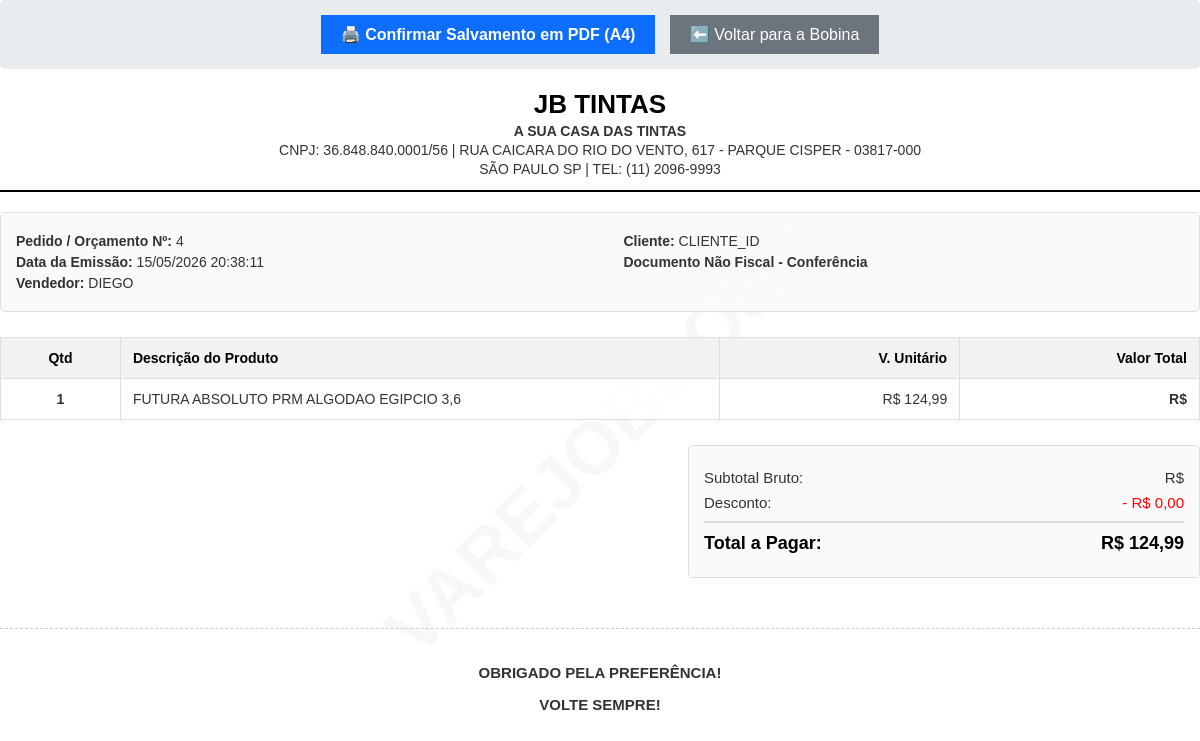
/venda/cupom-a4/4/, run on an earlier commit of the app's database.
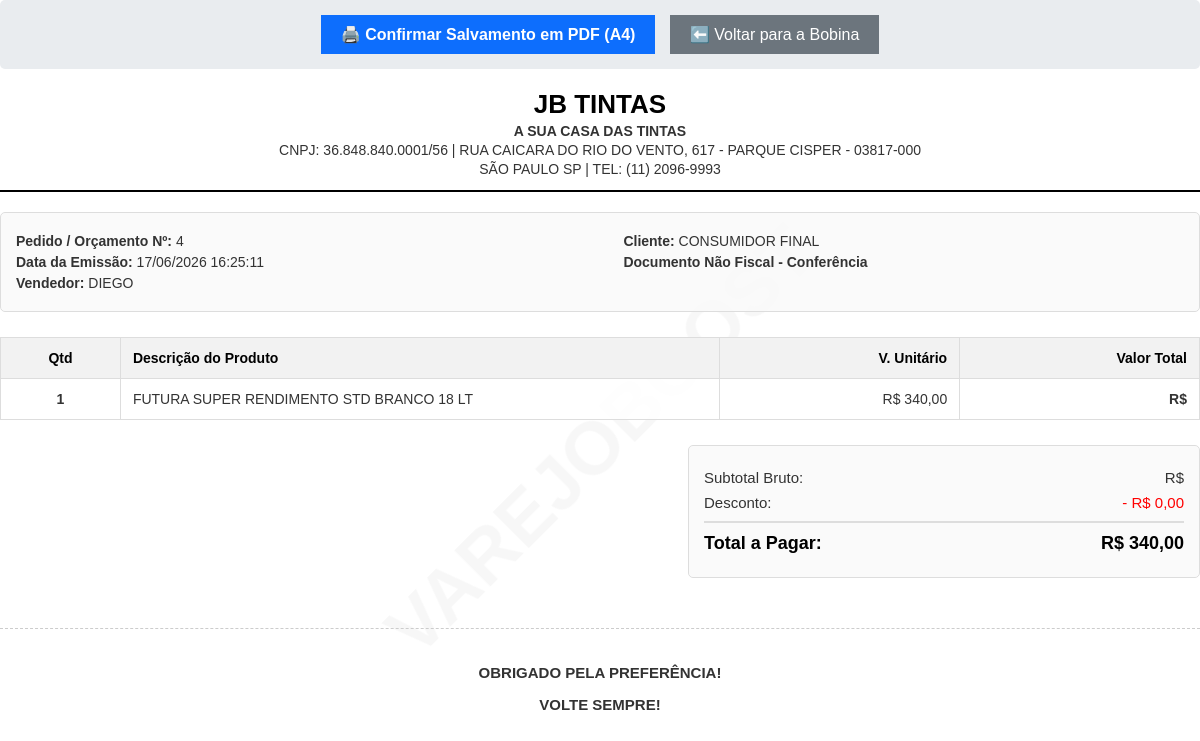
And on a later commit of the database.
### inventario/models.py (models this page shows)
class Vendas(models.Model):
    data_venda = models.DateTimeField(default=timezone.now)
    valor_total = models.DecimalField(max_digits=10, decimal_places=2, default=0.00)
    valor_desconto = models.DecimalField(max_digits=10, decimal_places=2, default=0.00)
    status = models.CharField(max_length=20, default='VENDA')
    troco = models.DecimalField(max_digits=10, decimal_places=2, default=0.00)
    pagamentos_texto = models.TextField(blank=True, null=True)
    cliente = models.CharField(max_length=255, blank=True, null=True)
    indicante = models.CharField(max_length=255, blank=True, null=True)
    vendedor = models.CharField(max_length=100, blank=True, null=True)
    cupom_texto = models.TextField(blank=True, null=True)
    status_fiscal = models.CharField(max_length=50, default='SEM_NOTA')
    chave_acesso = models.CharField(max_length=50, blank=True, null=True)
    numero_nota = models.CharField(max_length=20, blank=True, null=True)
    motivo_erro = models.TextField(blank=True, null=True)
    arquivo_pdf = models.FileField(upload_to='notas_fiscais/pdfs/', blank=True, null=True)
    arquivo_xml = models.FileField(upload_to='notas_fiscais/xmls/', blank=True, null=True)
    modelo_fiscal = models.CharField(max_length=10, blank=True, null=True) # '55' para NF-e, '65' para NFC-e
    class Meta: db_table = 'inventario_vendas'

### inventario/views/relatorios.py (the view)
# urls.py: path('venda/cupom-a4/<int:id>/', relatorios.imprimir_cupom_a4, name='imprimir_cupom_a4'),
def imprimir_cupom_a4(request, id=None):
    if not id or not str(id).isdigit():
        messages.error(request, "ID de venda inválido.")
        return redirect('tela_relatorios')
    venda = get_object_or_404(Vendas, id=id)
    itens = json.loads(venda.cupom_texto) if venda.cupom_texto else []
    return render(request, 'inventario/cupom_a4.html', {'venda': venda, 'itens': itens})

### inventario/templates/inventario/cupom_a4.html (shortened to what this page needs)
<!DOCTYPE html>
<html lang="pt-br">
<head>
</head>
<body onload="window.print()">
    <div class="watermark">VAREJOBOOST</div>
    <div class="no-print" style="text-align: center; margin-bottom: 20px; padding: 15px; background: #e9ecef; border-radius: 5px;">
        <button onclick="window.print()" style="padding: 10px 20px; background: #0d6efd; color: white; border: none; font-weight: bold; cursor: pointer; font-size: 16px;">🖨️ Confirmar Salvamento em PDF (A4)</button>
        <button onclick="window.location.href='/cupom/{{ venda.id }}/'" style="padding: 10px 20px; background: #6c757d; color: white; border: none; cursor: pointer; margin-left: 10px; font-size: 16px;">⬅️ Voltar para a Bobina</button>
    </div>
    <div class="header">
        <h1>JB TINTAS</h1>
        <p><strong>A SUA CASA DAS TINTAS</strong></p>
        <p>CNPJ: 36.848.840.0001/56 | RUA CAICARA DO RIO DO VENTO, 617 - PARQUE CISPER - 03817-000</p>
        <p>SÃO PAULO SP | TEL: (11) 2096-9993</p>
    </div>
    <div class="info-section">
        <div class="info-box">
            <p><strong>Pedido / Orçamento Nº:</strong> {{ venda.id }}</p>
            <p><strong>Data da Emissão:</strong> {{ venda.data_venda|date:"d/m/Y H:i:s" }}</p>
            <p><strong>Vendedor:</strong> {{ venda.vendedor|upper }}</p>
        </div>
        <div class="info-box">
            <p><strong>Cliente:</strong> {{ venda.cliente|default:"CONSUMIDOR FINAL"|upper }}</p>
            <p><strong>Documento Não Fiscal - Conferência</strong></p>
        </div>
    </div>
    <table>
        <thead>
            <tr>
                <th style="width: 10%; text-align: center;">Qtd</th>
                <th style="width: 50%;">Descrição do Produto</th>
                <th class="text-right" style="width: 20%;">V. Unitário</th>
                <th class="text-right" style="width: 20%;">Valor Total</th>
            </tr>
        </thead>
        <tbody>
            {% for item in itens %}
            <tr>
                <td class="text-center"><strong>{{ item.qtd }}</strong></td>
                <td>{{ item.nome|upper }}</td>
                <td class="text-right">R$ {{ item.preco|floatformat:2 }}</td>
                <td class="text-right"><strong>R$ {{ item.total_linha|floatformat:2 }}</strong></td>
            </tr>
            {% endfor %}
        </tbody>
    </table>
    <div class="totals-container">
        <div class="totals">
            <p><span>Subtotal Bruto:</span> <span>R$ {{ subtotal_bruto|floatformat:2 }}</span></p>
            <p><span>Desconto:</span> <span style="color: red;">- R$ {{ venda.valor_desconto|floatformat:2 }}</span></p>
            <p class="final"><span>Total a Pagar:</span> <span>R$ {{ venda.valor_total|floatformat:2 }}</span></p>
        </div>
    </div>
    <div class="footer">
        <p>OBRIGADO PELA PREFERÊNCIA!</p>
        <p>VOLTE SEMPRE!</p>
    </div>
</body>
</html>

What changed in the data, as far as the page shows it:
changed Vendas "DIEGO": data_venda "15/05/2026 20:38:11" → "17/06/2026 16:25:11"; cliente "CLIENTE_ID" → "CONSUMIDOR FINAL"; valor_total "124,99" → "340,00"
Also different on the page:
new list line: "1 FUTURA SUPER RENDIMENTO STD BRANCO 18 LT R$ 340,00 R$"
list line gone: "1 FUTURA ABSOLUTO PRM ALGODAO EGIPCIO 3,6 R$ 124,99 R$"
